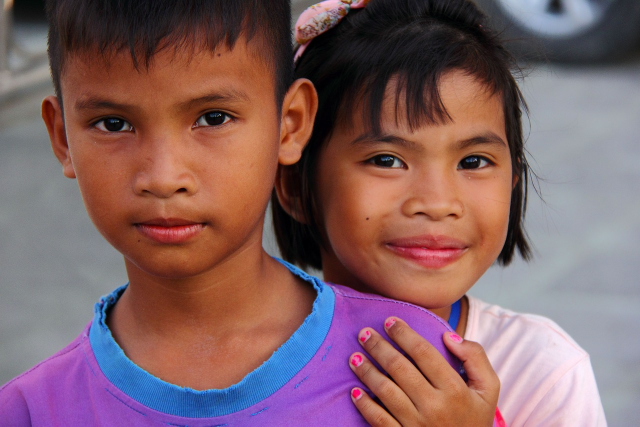
#> input picture examples/images/image_2.jpg, 1280 x 853 px (shown at 1/2 size)
$ python example_validations.py
#> lines starting #> are read from the running program, lines starting #| are printed output that depends on the picture; after the words box and inside, x2 and y2 are one past the last pixel; in counts of white or black regions, pixels touching at a corner belong together
### face_qa/face_qa.py
from typing import Tuple
import mediapipe as mp
import cv2
import numpy as np
import os
import json

class FaceQA():
    '''
    image_path: Image file path (.jpg images)
    version: Face Classificator 1: haarcascade 2: mediapipe BlazeFace
    '''
    def __init__(self, image_path: str, version: int, config_path: str = '/config.json'):
        self.image_path = image_path
        self.version = version
        self.result = {
          "face_detected": bool,
          "more_than_one_face": bool,
          "eyes_is_good": bool,
          "is_smiling": bool,
          "contrast_is_good": bool,
          "brightness_is_good": bool,
          "face_is_centralized": bool
        }

        # Load settings from JSON file
        self.config = self._load_config(config_path)

    def _load_config(self, config_path: str):
        """Load the configuration JSON file."""
#> called with config_path = '/config.json'
        path_file = os.path.dirname(__file__) + config_path
        with open(path_file, 'r') as config_file:
#> (reads face_qa/config.json from the repository)
            config = json.load(config_file)
        return config

    def check_face(self):
        if self.version == 1:
            self.result['face_detected'], self.result['more_than_one_face'] = self._face_detection_v1()
            if not self.result['face_detected']:
                return self._return_all_false_result()
        elif self.version == 2:
            self.result['face_detected'], self.result['more_than_one_face'] = self._face_detection_v2()
            if not self.result['face_detected']:
                return self._return_all_false_result()

        # Haarcascade is default to validade other params
        model_path = os.path.dirname(__file__) + '/models/haarcascade_frontalface_default.xml'
        image = cv2.imread(self.image_path)
        gray = cv2.cvtColor(image, cv2.COLOR_BGR2GRAY)

        face_cascade = cv2.CascadeClassifier(model_path)
        faces = face_cascade.detectMultiScale(gray, scaleFactor=self.config["scale_factor_face_cascade"], minNeighbors=self.config["min_neighbors_face_cascade"], minSize=self.config["min_size_face_cascade"])

        self.result['eyes_is_good'] = self._eye_is_good(gray, image)
        self.result['is_smiling'] = self._is_smiling(face_cascade, image)
        self.result['contrast_is_good'] = self._contrast_is_good(gray)
        self.result['brightness_is_good'] = self._brightness_is_good(gray)
        self.result['face_is_centralized'] = self._face_is_centralized(image, faces)

        return self.result

    def _face_detection_v1(self) -> Tuple[bool, bool]:
        '''
        Using HaarCascade to Face Classification
        '''
        model_path = os.path.dirname(__file__) + '/models/haarcascade_frontalface_default.xml'
        image = cv2.imread(self.image_path)
#> image is the input picture: shape (853, 1280, 3); mean B, G, R 101, 97.7, 130.7

        # To gray scale
        gray = cv2.cvtColor(image, cv2.COLOR_BGR2GRAY)
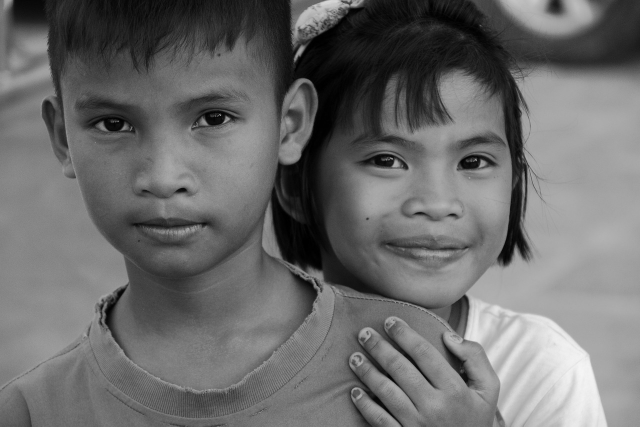
#> gray: shape (853, 1280) (shown at 1/2 size); min 0, max 246, mean 108

        # load model
        face_cascade = cv2.CascadeClassifier(model_path)

        faces = face_cascade.detectMultiScale(gray, scaleFactor=1.3, minNeighbors=5, minSize=(30, 30))
#> faces = [[452, 594, 187, 187], [640, 160, 425, 425], [55, 35, 546, 546]]
        faces = face_cascade.detectMultiScale(gray, scaleFactor=1.1, minNeighbors=5, minSize=(30, 30))
#> faces = [[448, 591, 190, 190], [656, 162, 414, 414], [64, 40, 529, 529]]

        # Check more than one face
        if len(faces) == 1:
            face_detection = True
            more_than_one_face = False
        elif len(faces) > 1:
            face_detection = True
            more_than_one_face = True
        else:
            face_detection = False
            more_than_one_face = False

        return face_detection, more_than_one_face

    # [64 lines left out: functions _face_detection_v2, _face_is_centralized, _brightness_is_good, _contrast_is_good, not called in this run]

    def _eye_is_good(self, gray_image, face_image) -> bool:
        '''
        Using HaarCascade to Eyes Classification
        '''
        model_path = os.path.dirname(__file__) + '/models/haarcascade_eye.xml'
        eye_cascade = cv2.CascadeClassifier(model_path)

        # Cut only the upper part of the face
        height = face_image.shape[0] + self.config["face_height_adcional"]
#> height = 998
        upper_face_image = face_image[:height // 2, :]
        upper_gray_image = gray_image[:height // 2, :]
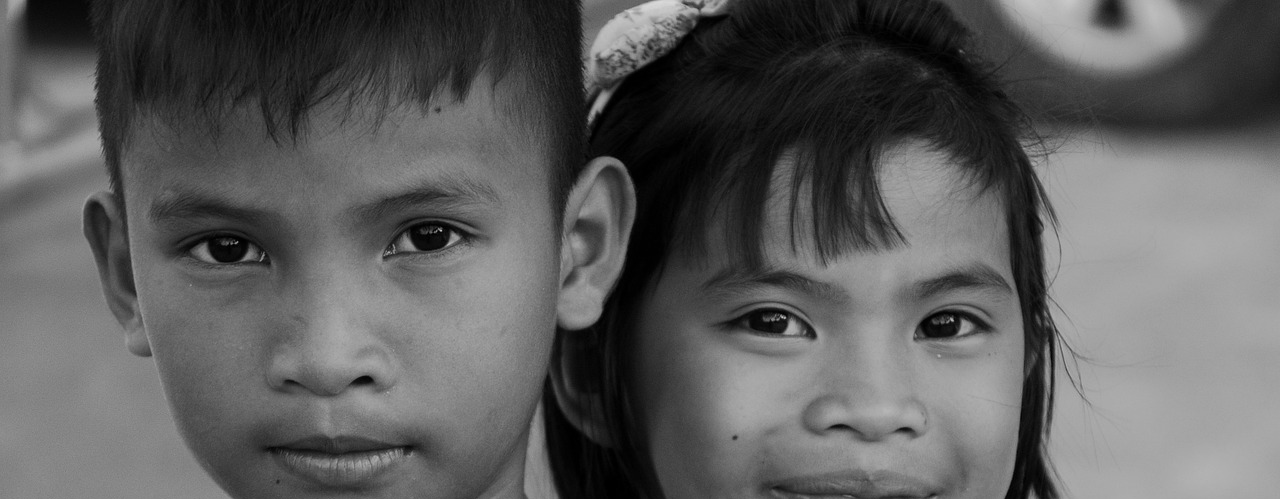
#> upper_gray_image: shape (499, 1280); min 0, max 218, mean 93.3

        self._save_image_result_folder_output(upper_gray_image, prefix="heigth_eyes_")

        # Detects eyes only at the top
        eyes = eye_cascade.detectMultiScale(upper_face_image, minNeighbors=4)
#> eyes = [[160, 189, 117, 117], [895, 273, 102, 102], [364, 183, 110, 110], [721, 277, 97, 97]]
        annotated = upper_face_image.copy()

        # Take the two biggest
        eyes = sorted(eyes, key=lambda x: x[2] * x[3], reverse=True)[:2]
#> eyes = [[160, 189, 117, 117], [364, 183, 110, 110]]

        good_eye = False
        for (ex, ey, ew, eh) in eyes:
            # Corrects ey to original image coordinate
            absolute_ey = ey  # It's already the top part, so there's no need to add offset

            eye_roi = upper_gray_image[absolute_ey:absolute_ey+eh, ex:ex+ew]
            thresh = cv2.threshold(eye_roi, 70, 255, cv2.THRESH_BINARY_INV)[1]
            cnts = cv2.findContours(thresh, cv2.RETR_EXTERNAL, cv2.CHAIN_APPROX_SIMPLE)[0]

            for c in cnts:
                area = cv2.contourArea(c)
                if area > self.config["eye_area_threshold"]:
                    good_eye = True

            # Corrige coordenadas para desenhar na imagem completa
            cv2.rectangle(annotated, (ex, absolute_ey), (ex+ew, absolute_ey+eh), (0, 255, 0), 2)
#> this loop made 2 passes
#> (ex, ey, ew, eh, absolute_ey) on passes 1 to 2: (160, 189, 117, 117, 189), (364, 183, 110, 110, 183)
#> pass 1, in _eye_is_good, `eye_roi = upper_gray_image[absolute_ey:absolute_ey+eh, ex:ex+ew]`:
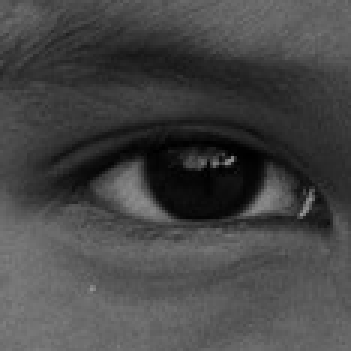
#> eye_roi: shape (117, 117) (shown 3 times larger); min 0, max 148, mean 69.9
#> pass 1, in _eye_is_good, `thresh = cv2.threshold(eye_roi, 70, 255, cv2.THRESH_BINARY_INV)[1]`:
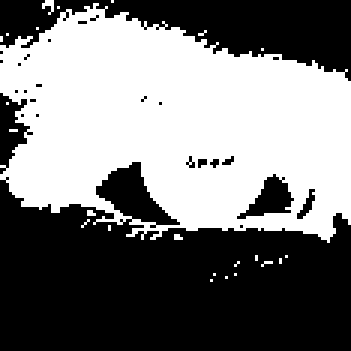
#> thresh: shape (117, 117) (shown 3 times larger); 47.6% white; 24 white regions (23 under 20 px), largest, box (x1, y1, x2, y2) and area: (0, 1, 117, 81) 6463
#> pass 2, in _eye_is_good, `eye_roi = upper_gray_image[absolute_ey:absolute_ey+eh, ex:ex+ew]`:
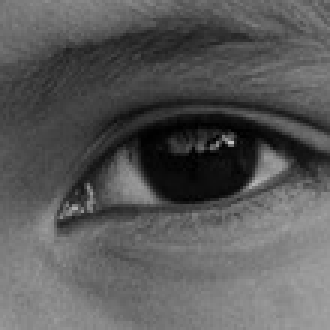
#> eye_roi: shape (110, 110) (shown 3 times larger); min 0, max 192, mean 89.1
#> pass 2, in _eye_is_good, `thresh = cv2.threshold(eye_roi, 70, 255, cv2.THRESH_BINARY_INV)[1]`:
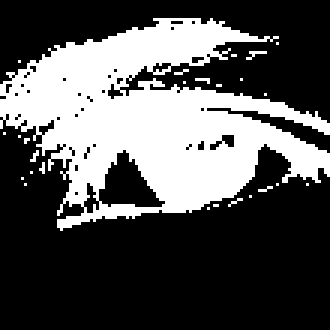
#> thresh: shape (110, 110) (shown 3 times larger); 33% white; 26 white regions (25 under 20 px), largest, box (x1, y1, x2, y2) and area: (0, 6, 110, 77) 3928
#> after the loop:
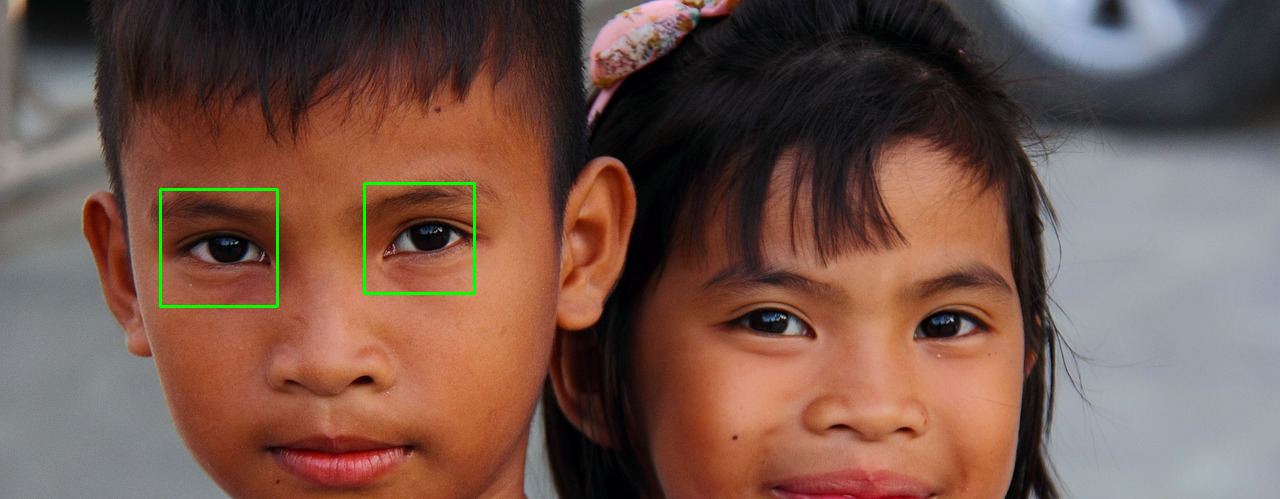
#> annotated: shape (499, 1280, 3); mean B, G, R 75.1, 85.6, 116

        self._save_image_result_folder_output(annotated, prefix="eyes_")
        return good_eye

    def _is_smiling(self, _, face_image) -> bool:
        '''
        Using Mediapipe to Face Classification
        '''
        mp_face_mesh = mp.solutions.face_mesh
        annotated = face_image.copy()
        smile_ratio_threshold = self.config.get("smile_ratio_threshold", 1.8)
        min_mouth_width = self.config.get("min_mouth_width", 40)

#> (the run stopped early here; a loop or call above may not have finished)
